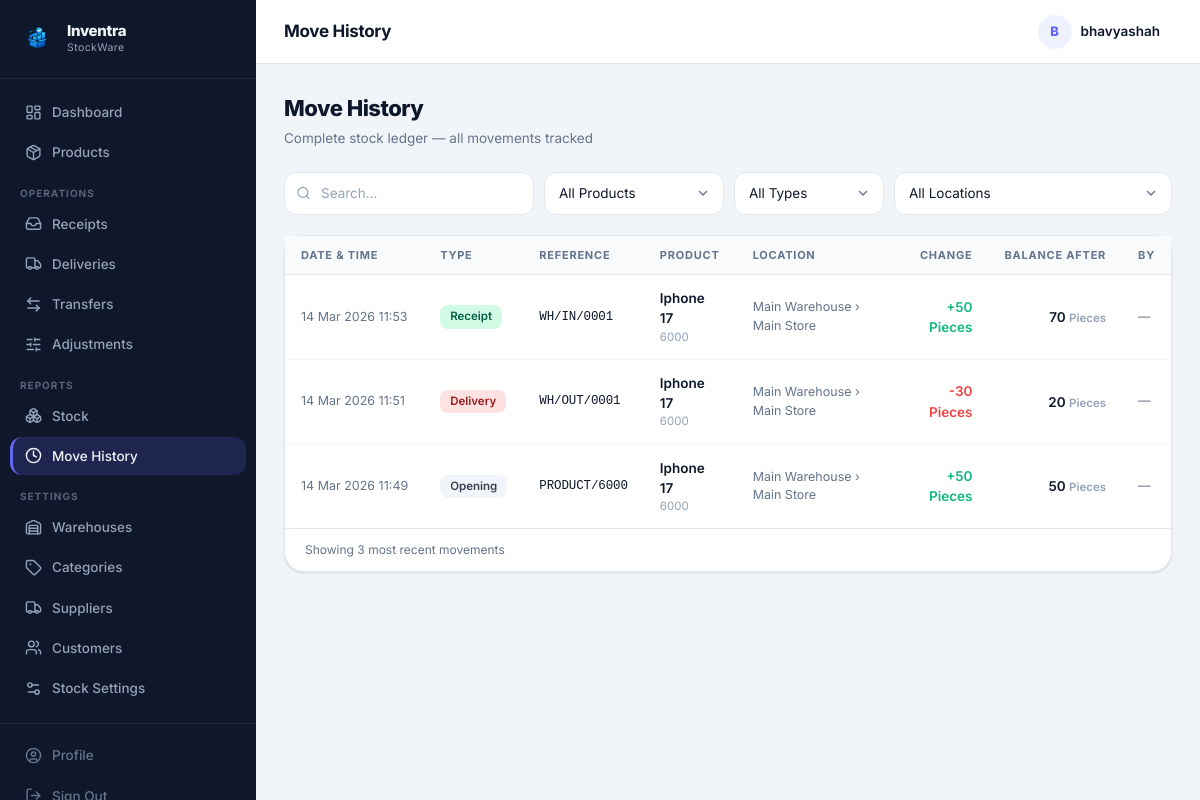
The app's page /history.php (signed in) with its own data.
### tables this page shows
CREATE TABLE stock_ledger (
            id             INTEGER PRIMARY KEY AUTOINCREMENT,
            product_id     INTEGER NOT NULL,
            location_id    INTEGER,
            operation_type TEXT NOT NULL,
            reference      TEXT DEFAULT '',
            qty_change     REAL NOT NULL,
            qty_after      REAL NOT NULL,
            notes          TEXT DEFAULT '',
            created_by     INTEGER,
            created_at     DATETIME DEFAULT CURRENT_TIMESTAMP,
            FOREIGN KEY (product_id)  REFERENCES products(id),
            FOREIGN KEY (location_id) REFERENCES locations(id)
        );

CREATE TABLE products (
            id              INTEGER PRIMARY KEY AUTOINCREMENT,
            name            TEXT NOT NULL,
            sku             TEXT UNIQUE NOT NULL,
            category_id     INTEGER,
            unit_of_measure TEXT DEFAULT 'Units',
            reorder_qty     REAL DEFAULT 0,
            description     TEXT DEFAULT '',
            active          INTEGER DEFAULT 1,
            created_at      DATETIME DEFAULT CURRENT_TIMESTAMP,
            FOREIGN KEY (category_id) REFERENCES product_categories(id)
        );

### includes/functions.php (called while the page is built, shortened)
<?php
function e(mixed $v): string
{
    return htmlspecialchars((string)$v, ENT_QUOTES | ENT_SUBSTITUTE, 'UTF-8');
}

### history.php (the view, shortened to what this page needs)
<?php
require_once 'includes/functions.php';
$pageTitle = 'Move History';
$activeNav = 'history';
$db        = getDB();
$where  = [];
$params = [];
$whereSql = $where ? 'WHERE ' . implode(' AND ', $where) : '';
$stmt = $db->prepare("
    SELECT sl.*,
           p.name prod_name, p.sku prod_sku, p.unit_of_measure,
           l.name loc_name, w.name wh_name,
           u.name user_name
    FROM stock_ledger sl
    JOIN products p    ON p.id  = sl.product_id
    LEFT JOIN locations l  ON l.id  = sl.location_id
    LEFT JOIN warehouses w ON w.id  = l.warehouse_id
    LEFT JOIN users u      ON u.id  = sl.created_by
    $whereSql
    ORDER BY sl.created_at DESC
    LIMIT 500
");
$stmt->execute($params);
$ledger = $stmt->fetchAll();
include 'includes/header.php';
?>
<div class="page-header">
  <div class="page-header-text">
    <h1>Move History</h1>
    <p>Complete stock ledger — all movements tracked</p>
  </div>
</div>
<form method="GET" action="history.php">
<div class="filter-bar" style="margin-bottom:20px;">
  <div class="search-wrap">
    <input type="text" id="searchInput" class="form-control search-input" placeholder="Search…">
  </div>
  <select name="product_id" class="form-control" style="width:auto;min-width:180px;" onchange="this.form.submit()">
    <option value="">All Products</option>
  </select>
  <select name="type" class="form-control" style="width:auto;min-width:150px;" onchange="this.form.submit()">
    <option value="">All Types</option>
  </select>
  <select name="location_id" class="form-control" style="width:auto;min-width:180px;" onchange="this.form.submit()">
    <option value="">All Locations</option>
  </select>
</div>
</form>
<div class="card">
  <div class="table-wrap">
    <table id="ledgerTable">
      <thead>
        <tr>
          <th>Date & Time</th>
          <th>Type</th>
          <th>Reference</th>
          <th>Product</th>
          <th>Location</th>
          <th style="text-align:right;">Change</th>
          <th style="text-align:right;">Balance After</th>
          <th>By</th>
        </tr>
      </thead>
      <tbody>
        <?php if (empty($ledger)): ?>
        <tr><td colspan="8">
          <div class="empty-state">
            <div class="empty-icon"><i data-lucide="clock"></i></div>
            <h3>No movements recorded</h3>
            <p>Stock movements are logged here after validating receipts, deliveries, transfers and adjustments.</p>
          </div>
        </td></tr>
        <?php else: ?>
          <?php foreach ($ledger as $row): ?>
          <?php $change = (float)$row['qty_change']; ?>
          <tr>
            <td class="text-secondary text-sm" style="white-space:nowrap;"><?= date('d M Y H:i', strtotime($row['created_at'])) ?></td>
            <td>
              <?php
              $typeColors = [
                  'Receipt'     => 'badge-green',
                  'Delivery'    => 'badge-red',
                  'Transfer-In' => 'badge-blue',
                  'Transfer-Out'=> 'badge-yellow',
                  'Adjustment'  => 'badge-indigo',
              ];
              $cls = $typeColors[$row['operation_type']] ?? 'badge-gray';
              ?>
              <span class="badge <?= $cls ?>"><?= e($row['operation_type']) ?></span>
            </td>
            <td class="font-mono text-sm"><?= e($row['reference'] ?? '—') ?></td>
            <td>
              <div class="fw-600"><?= e($row['prod_name']) ?></div>
              <div class="text-muted text-xs"><?= e($row['prod_sku']) ?></div>
            </td>
            <td class="text-secondary text-sm">
              <?= $row['wh_name'] ? e($row['wh_name'] . ' › ' . $row['loc_name']) : '—' ?>
            </td>
            <td style="text-align:right;" class="fw-600 <?= $change >= 0 ? 'text-success' : 'text-danger' ?>">
              <?= $change >= 0 ? '+' : '' ?><?= $change ?> <?= e($row['unit_of_measure']) ?>
            </td>
            <td style="text-align:right;" class="fw-600">
              <?= $row['qty_after'] ?> <span class="text-muted text-xs"><?= e($row['unit_of_measure']) ?></span>
            </td>
            <td class="text-secondary text-sm"><?= e($row['user_name'] ?? '—') ?></td>
          </tr>
          <?php endforeach; ?>
        <?php endif; ?>
      </tbody>
    </table>
  </div>
  <?php if (!empty($ledger)): ?>
  <div style="padding:12px 20px;border-top:1px solid var(--border);font-size:12px;color:var(--text-secondary);">
    Showing <?= count($ledger) ?> most recent movements
  </div>
  <?php endif; ?>
</div>
<?php include 'includes/footer.php'; ?>

### includes/header.php (shortened to what this page needs)
<?php
$pageTitle = $pageTitle ?? 'Inventra';
$activeNav = $activeNav ?? '';
$userName  = $_SESSION['user_name']  ?? 'User';
$avatarInitials = strtoupper(substr($userName, 0, 1));
$nav = [
    ['key' => 'dashboard',   'href' => 'dashboard.php',   'icon' => 'layout-dashboard',  'label' => 'Dashboard'],
    ['key' => 'products',    'href' => 'products.php',    'icon' => 'package',            'label' => 'Products'],
    ['section' => 'Operations'],
    ['key' => 'receipts',    'href' => 'receipts.php',    'icon' => 'inbox',              'label' => 'Receipts'],
    ['key' => 'deliveries',  'href' => 'deliveries.php',  'icon' => 'truck',              'label' => 'Deliveries'],
    ['key' => 'transfers',   'href' => 'transfers.php',   'icon' => 'arrow-left-right',   'label' => 'Transfers'],
    ['key' => 'adjustments', 'href' => 'adjustments.php', 'icon' => 'sliders-horizontal', 'label' => 'Adjustments'],
    ['section' => 'Reports'],
    ['key' => 'stock',       'href' => 'stock.php',       'icon' => 'boxes',              'label' => 'Stock'],
    ['key' => 'history',     'href' => 'history.php',     'icon' => 'clock',              'label' => 'Move History'],
    ['section' => 'Settings'],
    ['key' => 'warehouses',      'href' => 'warehouses.php',      'icon' => 'warehouse',          'label' => 'Warehouses'],
    ['key' => 'categories',      'href' => 'categories.php',      'icon' => 'tag',                'label' => 'Categories'],
    ['key' => 'suppliers',       'href' => 'suppliers.php',       'icon' => 'truck',              'label' => 'Suppliers'],
    ['key' => 'customers',       'href' => 'customers.php',       'icon' => 'users',              'label' => 'Customers'],
    ['key' => 'stock_settings',  'href' => 'stock_settings.php',  'icon' => 'settings-2',         'label' => 'Stock Settings'],
];
?>
<!DOCTYPE html>
<html lang="en">
<head>
<link rel="stylesheet" href="assets/css/style.css">
</head>
<body>
<div class="app-layout">
<aside class="sidebar" id="sidebar">
  <a href="dashboard.php" class="sidebar-logo">
    <div class="sidebar-logo-icon" style="background:none;padding:0;">
      <img src="assets/images/logo.png" alt="Inventra logo" style="width:38px;height:38px;border-radius:var(--r-lg);object-fit:cover;">
    </div>
    <div>
      <div class="sidebar-logo-name">Inventra</div>
      <div class="sidebar-logo-sub">StockWare</div>
    </div>
  </a>
  <nav class="sidebar-nav">
    <?php foreach ($nav as $item): ?>
      <?php if (isset($item['section'])): ?>
        <div class="sidebar-section-label"><?= e($item['section']) ?></div>
      <?php else: ?>
        <a href="<?= e($item['href']) ?>"
           class="sidebar-item<?= $activeNav === $item['key'] ? ' active' : '' ?>">
          <i data-lucide="<?= e($item['icon']) ?>"></i>
          <?= e($item['label']) ?>
        </a>
      <?php endif; ?>
    <?php endforeach; ?>
  </nav>
  <div class="sidebar-footer">
    <a href="profile.php" class="sidebar-item<?= $activeNav === 'profile' ? ' active' : '' ?>">
      <i data-lucide="user-circle"></i> Profile
    </a>
    <a href="logout.php" class="sidebar-item" onclick="return confirm('Sign out?')">
      <i data-lucide="log-out"></i> Sign Out
    </a>
  </div>
</aside>
<div class="main-wrap">
  <header class="topbar">
    <div class="topbar-left">
      <span class="page-title"><?= e($pageTitle) ?></span>
    </div>
    <div class="topbar-right">
      <a href="profile.php" class="topbar-user">
        <div class="user-avatar"><?= $avatarInitials ?></div>
        <span class="user-name"><?= e($userName) ?></span>
      </a>
    </div>
  </header>
  <main class="main-content">

### includes/footer.php (shortened to what this page needs)
  </main>
</div>
</div>
</body>
</html>

### records on screen
stock_ledger: created_at "14 Mar 2026 11:53", operation_type "Receipt", reference "WH/IN/0001", prod_name "Iphone 17", prod_sku "6000", loc_name "Main Warehouse › Main Store", qty_change "50", product.unit_of_measure "Pieces", qty_after "70", user_name "—"
stock_ledger: created_at "14 Mar 2026 11:51", operation_type "Delivery", reference "WH/OUT/0001", prod_name "Iphone 17", prod_sku "6000", loc_name "Main Warehouse › Main Store", qty_change "-30", product.unit_of_measure "Pieces", qty_after "20", user_name "—"
stock_ledger: created_at "14 Mar 2026 11:49", operation_type "Opening", reference "PRODUCT/6000", prod_name "Iphone 17", prod_sku "6000", loc_name "Main Warehouse › Main Store", qty_change "50", product.unit_of_measure "Pieces", qty_after "50", user_name "—"

### other values on screen
$item['label'] "Dashboard"
$item['label'] "Products"
$item['section'] "OPERATIONS"
$item['label'] "Receipts"
$item['label'] "Deliveries"
$item['label'] "Transfers"
$item['label'] "Adjustments"
$item['section'] "REPORTS"
$item['label'] "Stock"
$item['label'] "Move History"
$item['section'] "SETTINGS"
$item['label'] "Warehouses"
$item['label'] "Categories"
$item['label'] "Suppliers"
$item['label'] "Customers"
